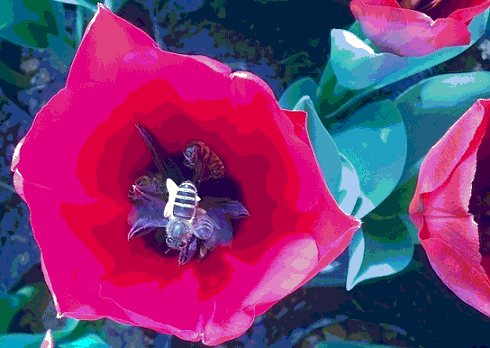
#> input picture 6/bee2.jpg, 490 x 348 px, found by its file name
$ python 2.py
#> lines starting #> are read from the running program, lines starting #| are printed output that depends on the picture; after the words box and inside, x2 and y2 are one past the last pixel; in counts of white or black regions, pixels touching at a corner belong together
import cv2
import numpy as np
import matplotlib.pyplot as plt
image = cv2.imread(r'D:\cv\6\bee2.jpg')
#> image is the input picture: shape (348, 490, 3); mean B, G, R 113.7, 56.1, 120.8
gray_image = cv2.cvtColor(image, cv2.COLOR_BGR2GRAY)
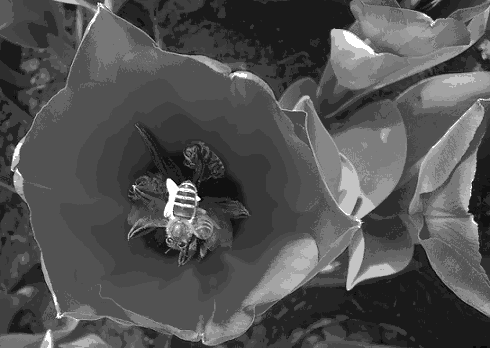
#> gray_image: shape (348, 490); min 0, max 255, mean 82
blurred_image = cv2.GaussianBlur(gray_image, (5, 5), 0)
edges = cv2.Canny(blurred_image, 100, 200)
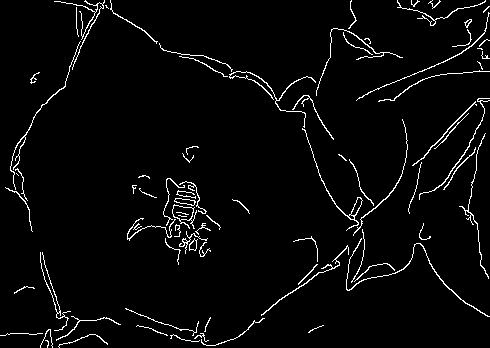
#> edges: shape (348, 490); 3.5% white in thin lines or dots
plt.figure(figsize=(10, 5))
plt.subplot(1, 2, 1)
plt.imshow(cv2.cvtColor(image, cv2.COLOR_BGR2RGB))
plt.title('Original Image')
plt.axis('off')
plt.subplot(1, 2, 2)
plt.imshow(edges, cmap='gray')
plt.title('Edge Detection (Canny)')
plt.axis('off')
plt.show()
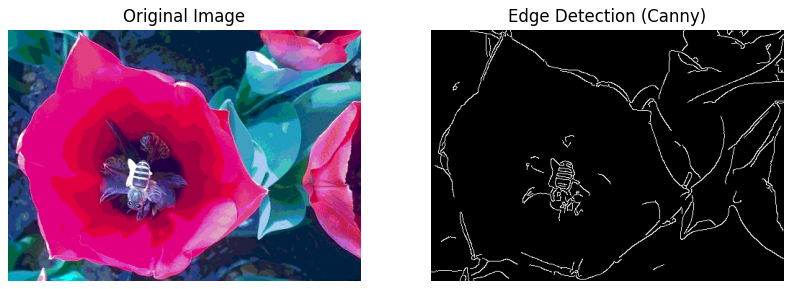
#> figure drawn by matplotlib, 2 panels

$ run again, with 6/clocktower.png saved as 6/bee2.jpg
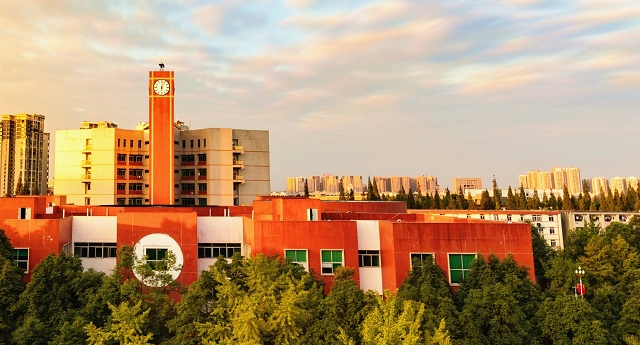
#> input picture 6/clocktower.png, 640 x 345 px, found by its file name
#> image is the input picture: shape (345, 640, 3); mean B, G, R 110.8, 145.7, 176.8
#> `edges = cv2.Canny(blurred_image, 100, 200)`:
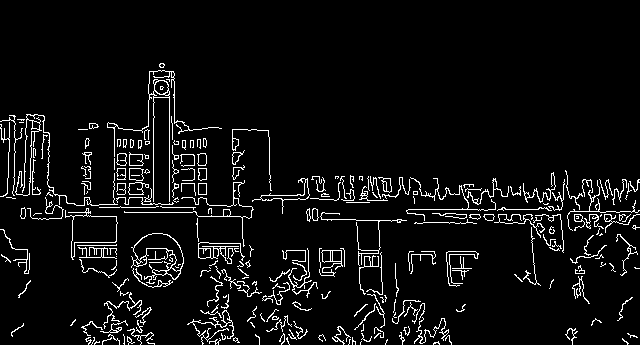
#> edges: shape (345, 640); 5.8% white in thin lines or dots, all inside (x1, y1, x2, y2) = (0, 63, 640, 345)
#> `plt.show()`:
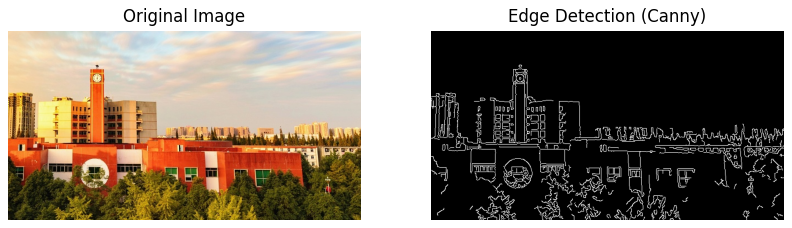
#> figure drawn by matplotlib, 2 panels
